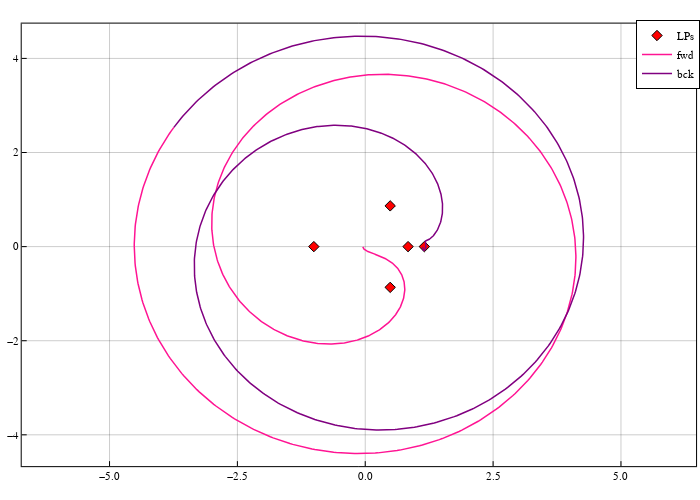

Write notebook code for a chart like this one.
### Code cell
pcart = plot(size=(700,500), frame_style=:box, aspect_ratio=:equal, grid=0.4)
scatter!(pcart, lps[:,1], lps[:,2], marker=:diamond, color=:red, label="LPs")
# trajectory
plot!(Array(sol_fwd)[1,:], Array(sol_fwd)[2,:], color=:deeppink, linewidth=1.5, label="fwd")
plot!(Array(sol_bck)[1,:], Array(sol_bck)[2,:], color=:purple, linewidth=1.5, label="bck")

pcart

### Figure 1 — Plotly figure (JSON) as saved in the notebook; plotly's stock layout.template omitted (floating-point values rounded to 4 significant figures; data arrays with more than 128 entries replaced by an {"elided": "..."} marker saying what was removed)
{"data": [{"colorbar": {"title": ""}, "legendgroup": "LPs", "marker": {"color": "rgba(255, 0, 0, 1.000)", "line": {"color": "rgba(0, 0, 0, 1.000)", "width": 1}, "size": 8, "symbol": "diamond"}, "mode": "markers", "name": "LPs", "showlegend": true, "type": "scatter", "x": [0.8369, 1.156, -1.005, 0.4878, 0.4878], "xaxis": "x", "y": [0, 0, 0, 0.866, -0.866], "yaxis": "y", "zmax": null, "zmin": null}, {"colorbar": {"title": ""}, "legendgroup": "fwd", "line": {"color": "rgba(255, 20, 147, 1.000)", "dash": "solid", "shape": "linear", "width": 1.5}, "mode": "lines", "name": "fwd", "showlegend": true, "type": "scatter", "x": {"elided": "1164 float values"}, "xaxis": "x", "y": {"elided": "1164 float values"}, "yaxis": "y", "zmax": null, "zmin": null}, {"colorbar": {"title": ""}, "legendgroup": "bck", "line": {"color": "rgba(128, 0, 128, 1.000)", "dash": "solid", "shape": "linear", "width": 1.5}, "mode": "lines", "name": "bck", "showlegend": true, "type": "scatter", "x": {"elided": "1041 float values"}, "xaxis": "x", "y": {"elided": "1041 float values"}, "yaxis": "y", "zmax": null, "zmin": null}], "layout": {"annotations": [], "height": 500, "legend": {"bgcolor": "rgba(255, 255, 255, 1.000)", "bordercolor": "rgba(0, 0, 0, 1.000)", "borderwidth": 1, "font": {"color": "rgba(0, 0, 0, 1.000)", "family": "sans-serif", "size": 11}, "title": {"font": {"color": "rgba(0, 0, 0, 1.000)", "family": "sans-serif", "size": 15}, "text": ""}, "tracegroupgap": 0, "traceorder": "normal", "x": 1, "xanchor": "auto", "y": 1, "yanchor": "auto"}, "margin": {"b": 20, "l": 0, "r": 0, "t": 20}, "paper_bgcolor": "rgba(255, 255, 255, 1.000)", "plot_bgcolor": "rgba(255, 255, 255, 1.000)", "showlegend": true, "width": 700, "xaxis": {"anchor": "y", "domain": [0.03102, 0.9944], "gridcolor": "rgba(0, 0, 0, 0.400)", "gridwidth": 0.5, "linecolor": "rgba(0, 0, 0, 1.000)", "mirror": true, "range": [-6.717, 6.468], "showgrid": true, "showline": true, "showticklabels": true, "tickangle": 0, "tickcolor": "rgb(0, 0, 0)", "tickfont": {"color": "rgba(0, 0, 0, 1.000)", "family": "sans-serif", "size": 11}, "tickmode": "array", "ticks": "inside", "ticktext": ["−5.0", "−2.5", "0.0", "2.5", "5.0"], "tickvals": [-5, -2.5, 0, 2.5, 5], "title": "", "titlefont": {"color": "rgba(0, 0, 0, 1.000)", "family": "sans-serif", "size": 15}, "type": "-", "visible": true, "zeroline": false, "zerolinecolor": "rgba(0, 0, 0, 1.000)"}, "yaxis": {"anchor": "x", "domain": [0.0301, 0.9921], "gridcolor": "rgba(0, 0, 0, 0.400)", "gridwidth": 0.5, "linecolor": "rgba(0, 0, 0, 1.000)", "mirror": true, "range": [-4.666, 4.739], "showgrid": true, "showline": true, "showticklabels": true, "tickangle": 0, "tickcolor": "rgb(0, 0, 0)", "tickfont": {"color": "rgba(0, 0, 0, 1.000)", "family": "sans-serif", "size": 11}, "tickmode": "array", "ticks": "inside", "ticktext": ["−4", "−2", "0", "2", "4"], "tickvals": [-4, -2, 0, 2, 4], "title": "", "titlefont": {"color": "rgba(0, 0, 0, 1.000)", "family": "sans-serif", "size": 15}, "type": "-", "visible": true, "zeroline": false, "zerolinecolor": "rgba(0, 0, 0, 1.000)"}}}
